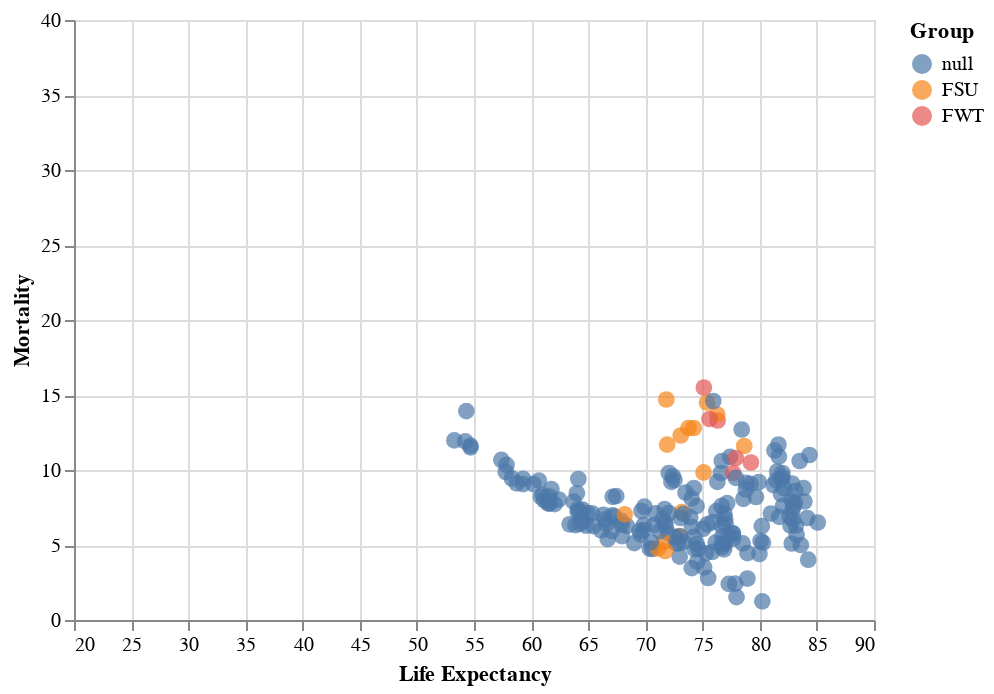

The cell this chart's notebook holds for it:
### Code cell
alt.Chart(
    dem.loc[dem.Year == 2019].replace(0, np.nan)
).mark_circle(size=70).encode(
    x=alt.X('Life Expectancy:Q', scale=alt.Scale(domain=[20, 90])),
    y=alt.Y('Mortality:Q', scale=alt.Scale(domain=[0, 40])),
    color='Group',
    tooltip=['Country Code']
)

### Figure 1 — Vega-Lite specification as saved in the notebook (floating-point values rounded to 4 significant figures; data arrays with more than 128 entries replaced by an {"elided": "..."} marker saying what was removed)
{"config": {"view": {"continuousWidth": 400, "continuousHeight": 300}}, "data": {"name": "data-fe2f79a9af0e17b38c4346c88712d1d6"}, "mark": {"type": "circle", "size": 70}, "encoding": {"color": {"field": "Group", "type": "nominal"}, "tooltip": [{"field": "Country Code", "type": "nominal"}], "x": {"field": "Life Expectancy", "scale": {"domain": [20, 90]}, "type": "quantitative"}, "y": {"field": "Mortality", "scale": {"domain": [0, 40]}, "type": "quantitative"}}, "$schema": "https://vega.github.io/schema/vega-lite/v4.17.0.json", "datasets": {"data-fe2f79a9af0e17b38c4346c88712d1d6": {"elided": "217 records"}}}
